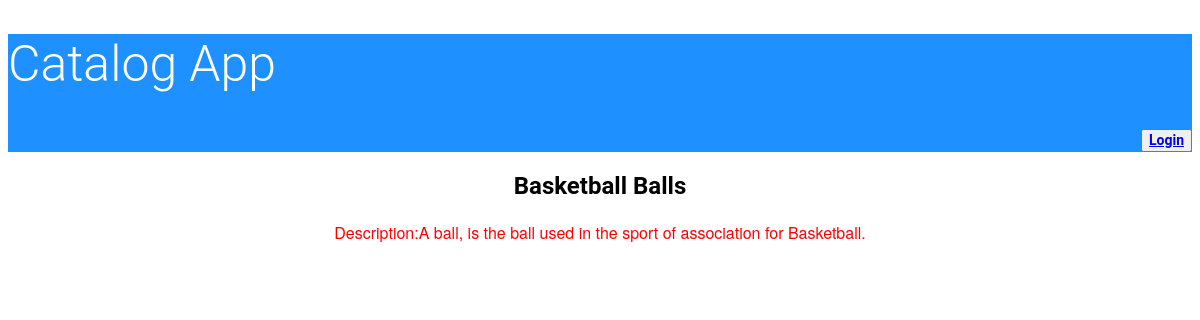
The page /BasketBall/Basketball Balls on the database its author committed.
### database_setup.py (models this page shows, shortened)
class Items(Base):
    __tablename__ = 'items'
    title = Column(String(80), nullable = False)
    id = Column(Integer, primary_key = True)
    description = Column(String(250))
    category_id = Column(Integer,ForeignKey('category.id'))
    category = relationship(Category)
    user_id = Column(Integer,ForeignKey('user.id'))
    user = relationship(User)

### application.py (the view)
@app.route('/<string:name>/<string:title>')
def showitemdescrpition(name,title):
    category=session.query(Category).filter(name==Category.name).one()
    itemtitle=session.query(Items).filter(title==Items.title).one()
    if 'username' not in login_session:
     return render_template('publicitemsdesc.html',itemtitle=itemtitle,category=category)
    else:
     return render_template('itemsdesc.html',itemtitle=itemtitle,category=category)

### templates/publicitemsdesc.html
<!DOCTYPE html>
<html>
<head>
  <link rel=stylesheet type=text/css href="{{ url_for('static', filename='styles.css') }}">
</head>
<body>
<header>
 <h1>Catalog App</h1>
 <p align="right">
  <button class="login-button" type="button" class="btn btn-primary btn-lg">
		<a href={{url_for('showLogin')}}>Login</a>
            </button>
</P>
</header>
<div style="text-align:center;" >
<h2>{{itemtitle.title}}</h2>
<div>
  <p style="text-align:center;"> Description:{{itemtitle.description}}</p>
</div>
</div>
</body>
</html>

### static/styles.css (style rules this page uses)
* { font-family: "Helvetica Neue Bold", Roboto, Helvetica, Arial, sans-serif; font-weight: 700; }
header { background-color:DodgerBlue; }
h1 { font-family: "Helvetica Neue Light", Roboto, Helvetica, Arial, sans-serif; font-size: 50px; color: white; line-height: 60px; font-weight: 300; }
h2 { font-size: 24px; color: black; line-height: 29px; }
p { font-family: "Helvetica Neue", Roboto, Helvetica, Arial, sans-serif; font-size: 16px; color:red; line-height: 24px; font-weight: 400; }
a { font-size: 14px; line-height: 17px; }

### rows shown on the page
Items: title "Basketball Balls", description "A ball, is the ball used in the sport of association for Basketball."
